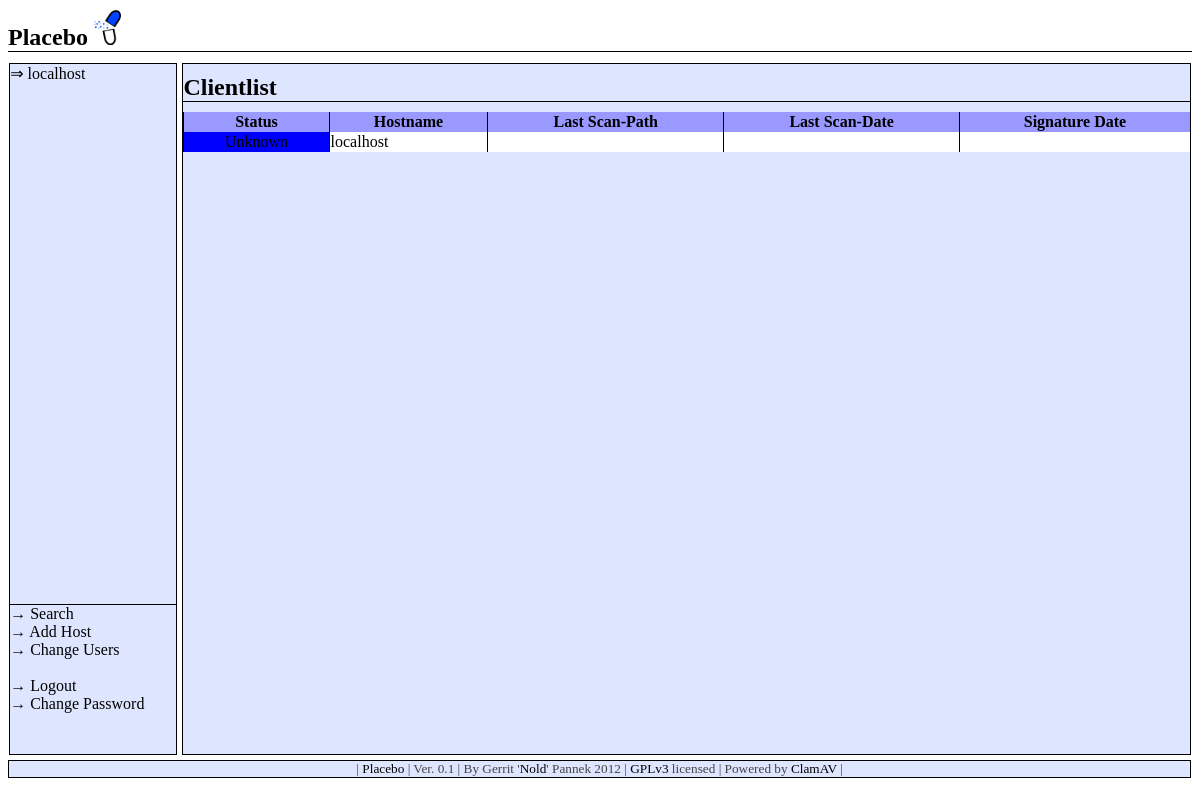
The app's page /placebo_html/index.php (signed in), older data.
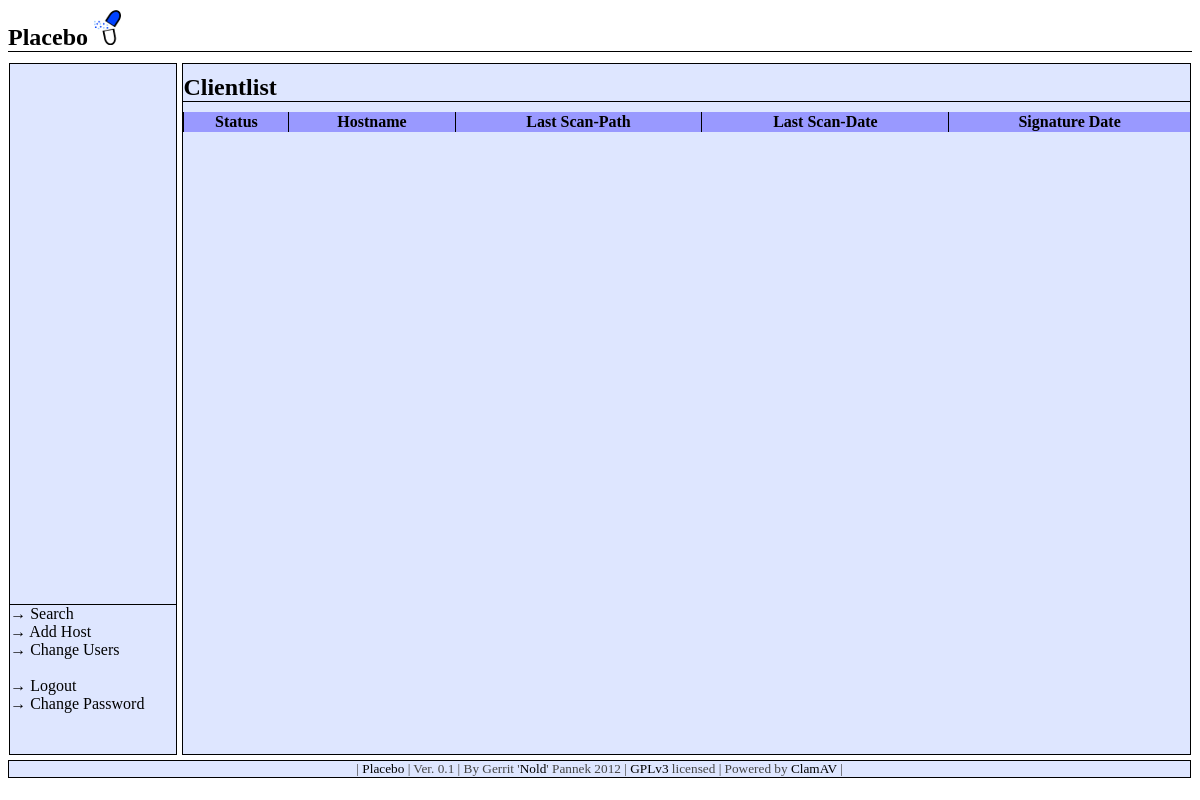
The same page, newer data.
### tables this page shows
CREATE TABLE IF NOT EXISTS `client` (
  `ID` int(11) NOT NULL auto_increment,
  `Hostname` varchar(50) NOT NULL,
  `IP` varchar(20) NOT NULL,
  PRIMARY KEY  (`ID`)
);

### placebo_html/inc/inc_content.php (the view, shortened to what this page needs)
<?php
function show_client_list($hostname=null) {
	if(!isset($hostname)) {
		$hostname="";
	}
	$query="SELECT `client`.`ID` , `client`.`Hostname` , `signature`.`Date` AS signature_date,
			(SELECT report.Client_ID FROM report WHERE report.Client_ID = client.ID AND report.report LIKE '%FOUND%' LIMIT 1) AS virus,
			(SELECT report.path FROM report WHERE report.Client_ID = client.ID ORDER BY report.Date DESC LIMIT 1) AS report_path,
			(SELECT report.date FROM report WHERE report.Client_ID = client.ID ORDER BY report.Date DESC LIMIT 1) AS report_date
		FROM client
		LEFT JOIN signature ON client.ID = signature.Client_ID
		WHERE client.Hostname LIKE '%".$hostname."%'
		GROUP BY `client`.`ID`;";
	echo "<table id=content bgcolor=white><tr bgcolor=#9999FF><th>Status</th><th>Hostname</th><th>Last Scan-Path</th><th>Last Scan-Date</th><th>Signature Date</th>";
	$result=mysql_query($query);
	while(($row=mysql_fetch_array($result)) != null) {
		$color="green";
		$er_text="OK";
		if(isset($row["virus"])) {
			$color="red";
			$er_text="<blink>! VIRUS !</blink>";
		} else if(!isset($row["report_path"])) {
				$color = "blue";
				$er_text = "Unknown";
		}
		echo "<tr><td bgcolor=".$color."><center>".$er_text."</center></td><td><a href=./index.php?details=".$row["ID"].">".$row["Hostname"]."</a></td><td>".$row["report_path"]."</td><td>".$row["report_date"]."</td><td>".$row["signature_date"]."</td>";
		echo "</tr>";
	}
	echo '</table>';
}
?>

### placebo_html/index.php (shortened to what this page needs)
<html>
<body>
<link rel="stylesheet" type="text/css" href="style.css">
<a id=header href=index.php><h2>Placebo <img src=./gfx/placebo_open_blue_pill_small.png></img></h2></a>
<div id=sidebar>
	<?php include("sidebar.php"); ?>
</div>
<div id=main>
	<?php include ("main.php"); ?>
</div>
<div id=userbar>
	<?php include ("userbar.php"); ?>
</div>
<div id=footer>
	| <a target=_blank href=https://github.com/Nold360/Placebo>Placebo</a> | Ver. 0.1 |
	By Gerrit '<a target=_blank href=https://github.com/Nold360>Nold</a>' Pannek 2012 |
	<a target=_blank href=http://www.gnu.org/licenses/gpl-3.0.txt>GPLv3</a> licensed |
	Powered by <a target=_blank	 href=http://www.clamav.net>ClamAV</a> |
</div>
</body></html>

### placebo_html/sidebar.php (shortened to what this page needs)
<?php
	if($_SESSION["USER"] == true) {
		$query = "SELECT ID, Hostname FROM client ORDER BY Hostname ASC;";
		$result = mysql_query($query);
		echo "<li>";
		while(($row=mysql_fetch_array($result)) != null) {
			echo "<lu>&rArr; <a href=index.php?details=".$row["ID"].">".$row["Hostname"]."</a></lu><br>";
		}
		echo "</li>";
	} else {
	}
?>

Row changes from the older to the newer data that the page shows:
removed client: Hostname "localhost", er_text "Unknown"
